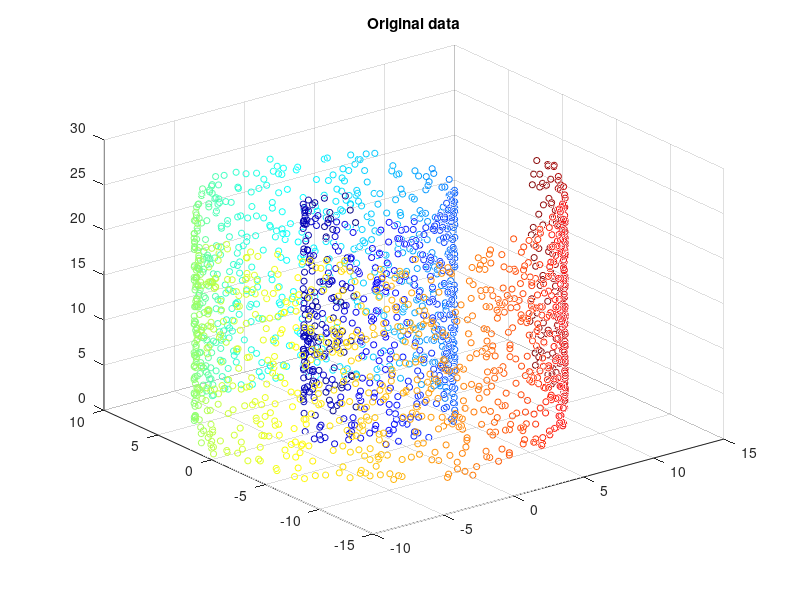
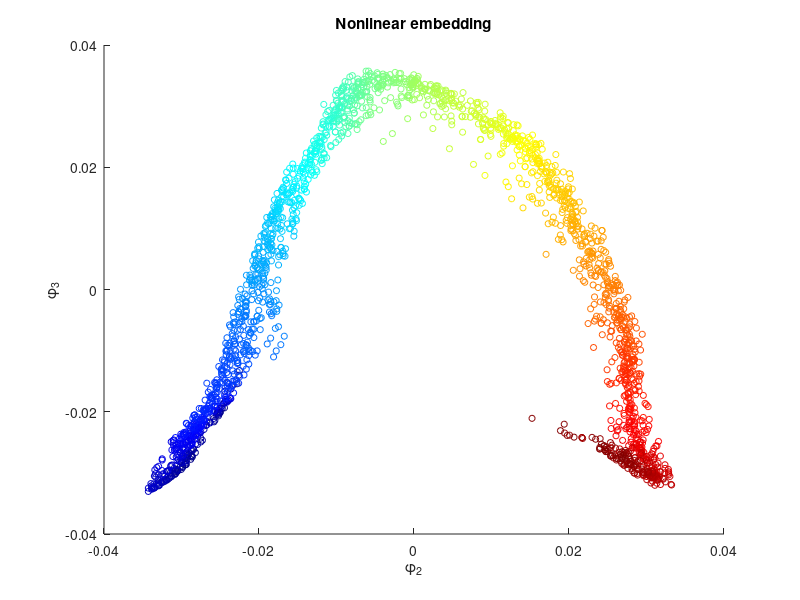
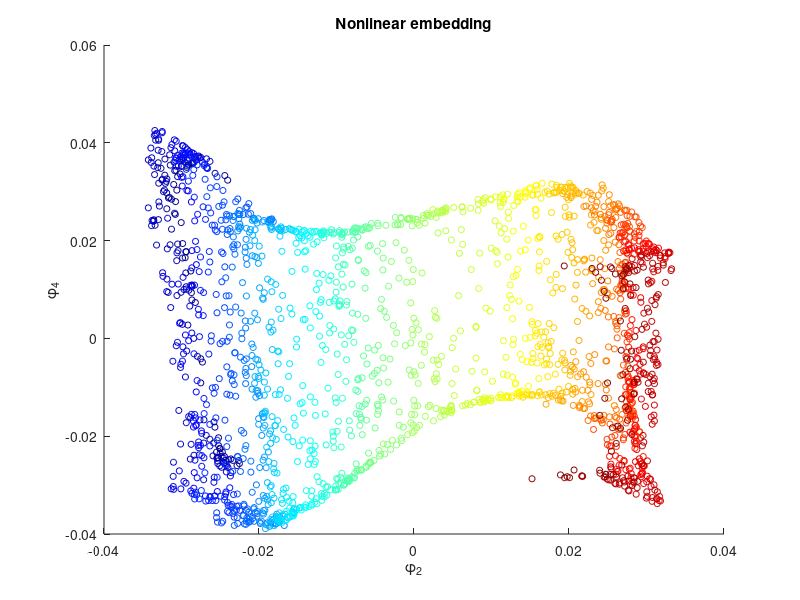
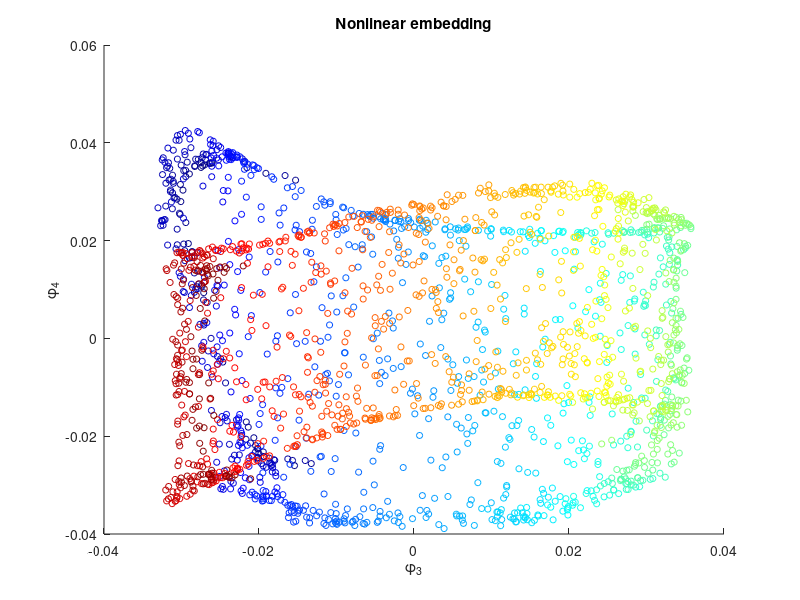

These charts were generated, in order, by the following MATLAB code:
function dm = diffmap()

%% create swiss roll data
N = 2^11; % number of points considered
t = rand(1,N);
t = sort(4*pi*sqrt(t))'; 

%t = sort(generateRVFromRand(2^11,@(x)1/32/pi^2*x,@(x)4*pi*sqrt(x)))';
z = 8*pi*rand(N,1); % random heights
x = (t+.1).*cos(t);
y = (t+.1).*sin(t);
data = [x,y,z]; % data of interest is in the form of a n-by-3 matrix

%% visualize the data
cmap = jet(N);
scatter3(x,y,z,20,cmap);
title('Original data');

%% Changing these values will lead to different nonlinear embeddings
knn    = ceil(0.03*N); % each patch will only look at its knn nearest neighbors in R^d
sigma2 = 100; % determines strength of connection in graph... see below

%% now let's get pairwise distance info and create graph 
m                = size(data,1);
dt               = squareform(pdist(data));
[srtdDt,srtdIdx] = sort(dt,'ascend');
dt               = srtdDt(1:knn+1,:);
nidx             = srtdIdx(1:knn+1,:);

% nz   = dt(:) > 0;
% mind = min(dt(nz));
% maxd = max(dt(nz));

% compute weights
tempW  = exp(-dt.^2/sigma2); 

% build weight matrix
i = repmat(1:m,knn+1,1);
W = sparse(i(:),double(nidx(:)),tempW(:),m,m); 
W = max(W,W'); % for undirected graph.

% The original normalized graph Laplacian, non-corrected for density
ld = diag(sum(W,2).^(-1/2));
DO = ld*W*ld;
DO = max(DO,DO');%(DO + DO')/2;

% get eigenvectors
[v,d] = eigs(DO,10,'la');

eigVecIdx = nchoosek(2:4,2);
for i = 1:size(eigVecIdx,1)
    figure,scatter(v(:,eigVecIdx(i,1)),v(:,eigVecIdx(i,2)),20,cmap)
    title('Nonlinear embedding');
    xlabel(['\phi_',num2str(eigVecIdx(i,1))]);
    ylabel(['\phi_',num2str(eigVecIdx(i,2))]);
end

figure,subplot(1,2,1)
scatter3(x,y,z,20,cmap);
title('Original data');
subplot(1,2,2)
scatter(v(:,2),v(:,4),20,cmap)
title('Nonlinear embedding')



